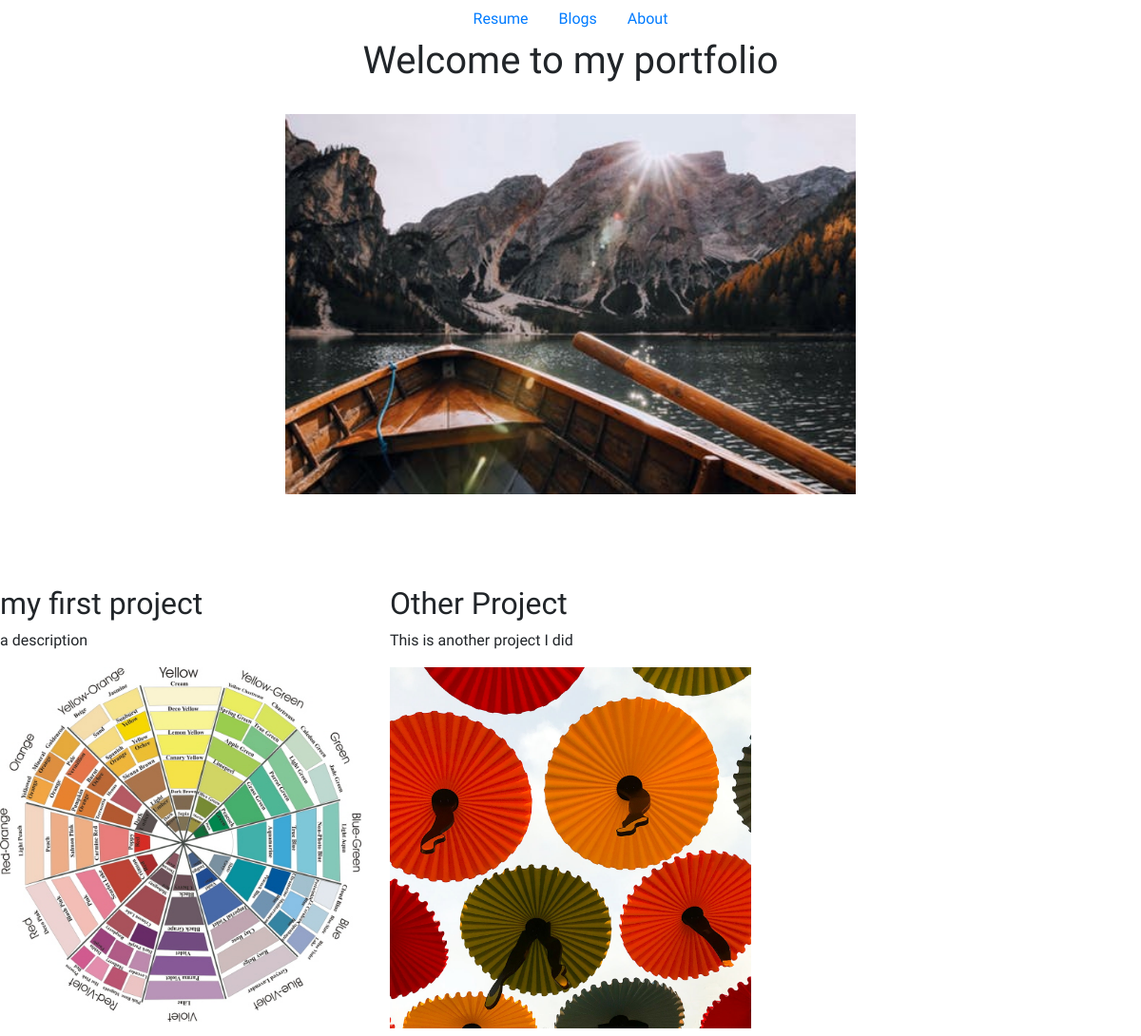
Before: / with the older database file.
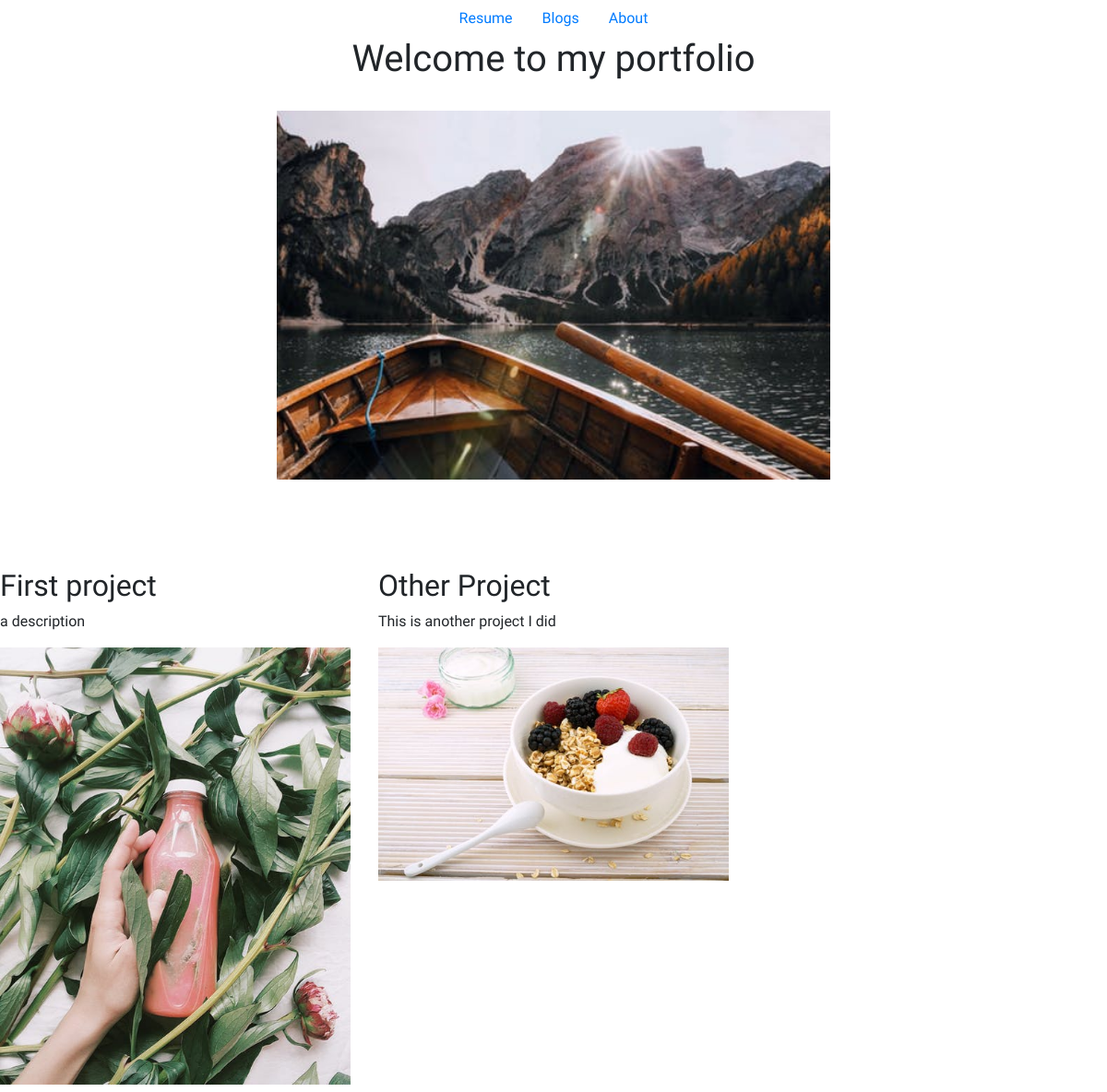
After: the same page with the newer database file.
### portfolio/models.py (models this page shows, shortened)
class Project(models.Model):
    title = models.CharField(max_length=100)
    description = models.CharField(max_length=250)
    image = models.ImageField(upload_to='portfolio/images/')
    url = models.URLField(blank=True)

### portfolio/views.py (the view)
# urls.py: 2. Add a URL to urlpatterns:  path('', views.home, name='home')
def home(request):
    projects = Project.objects.all()
    return render(request, 'portfolio/home.html', {'projects':projects})

### portfolio/templates/portfolio/home.html (shortened to what this page needs)
{% extends 'portfolio/base.html' %}
{% block content%}
    <h1 class="text-center">Welcome to my portfolio</h1>
    <br>
    {% load static %}
    <img  style="width:600px;" src="{% static 'portfolio/photo3.jpeg' %}" class="mx-auto d-block">
    <br>
    <br>
    <br>
    <br>
    <div class="row">
        {% for project in projects %}
        <div class=col-lg-4 col-md-6>
            <h2 >{{ project.title }}</h2>
            <p>{{ project.description }}</p>
            <img src="{{ project.image.url }}" class="img-fluid mb-2">
        </div>
        {% endfor %}
</div>
{% endblock %}

### portfolio/templates/portfolio/base.html (shortened to what this page needs)
<!doctype html>
<html lang="en">
  <head>
        {% load static %}
    <link rel="stylesheet" href="https://stackpath.bootstrapcdn.com/bootstrap/4.4.1/css/bootstrap.min.css">
    <link rel="stylesheet" href="{% static 'portfolio/custome.css' %}">
  </head>
  <body>
        <ul class="nav justify-content-center">
                <li class="nav-item">
                  <a class="nav-link active" href="{% static 'portfolio/2.pdf' %}">Resume</a>
                </li>
                <li class="nav-item">
                  <a class="nav-link" href="{% url 'blog:all_blogs' %}">Blogs</a>
                </li>
                <li class="nav-item">
                  <a class="nav-link" href="#">About</a>
                </li>
              </ul>
    {% block content %}{% endblock %}
  </body>
</html>

### portfolio/static/portfolio/custome.css (style rules this page uses)
body { font-family: 'Raleway', sans-serif; }

Changed rows visible on the page:
changed Project "a description": title "my first project" → "First project"; image: a different picture
changed Project "Other Project": image: a different picture
